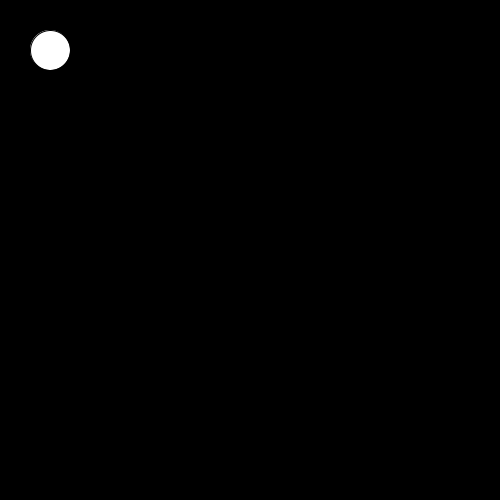
Frame 1 (no input)
Frame 60 (the mouse pressed at the canvas centre just before this capture): identical to frame 1, image omitted
Frame 120 (the mouse held since frame 60 and released just before this capture): identical to frame 1, image omitted

The Processing sketch that drew this single still picture (run headless with seeded random() and noise(); from frame 60 on, the mouse is pressed at the canvas centre):

// Processing sketch: Player
// ── Player.pde
MoveThing m = new MoveThing();
float x,y;
void setup(){
  size(500,500);
}
void draw(){
  background(0);
  m.display();
}

// ── MoveThing.pde
public class MoveThing{
  float x,y;
  public MoveThing(){
    x = width/2;
    y = height/2;
  }
  void display(){
    ellipse(x,y,40,40);
  }
  void keyPressed(){
    if(keyCode == 'W' || keyCode == 'w'){
      y+=1;
    }
    if(keyCode == 'S' || keyCode == 's'){
      y++;
    }
    if(keyCode == 'A' || keyCode == 'a'){
      x--;
    }
    if(keyCode == 'D' || keyCode == 'd'){
      x++;
    }
  }
}
